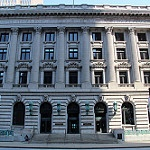
#> input picture query/buildings/53.jpg, 150 x 150 px, given as the content of the folder db, which was not available
$ jupyter execute test.ipynb   (older library calls are emulated)
#> lines starting #> are read from the running program, lines starting #| are printed output that depends on the picture; after the words box and inside, x2 and y2 are one past the last pixel; in counts of white or black regions, pixels touching at a corner belong together; pictures that were not available may be replaced by others from this repository, and a replacement may not be noted
[cell 1]
import os
import cv2
import numpy as np
import matplotlib.pyplot as plt
try:
    from skimage.feature.texture import greycomatrix, greycoprops
except ImportError:
    from skimage.feature import greycomatrix, greycoprops
from skimage.filters import threshold_otsu
from scipy.stats import skew, kurtosis
from sklearn.preprocessing import StandardScaler
from sklearn.metrics import pairwise_distances
from typing import List, Tuple

# --------------------------
# Feature extraction utils
# --------------------------

def read_image_rgb(path: str):
    """Read image using OpenCV and return as RGB uint8 array."""
    bgr = cv2.imread(path, cv2.IMREAD_COLOR)
    if bgr is None:
        raise FileNotFoundError(f"Cannot read image: {path}")
    rgb = cv2.cvtColor(bgr, cv2.COLOR_BGR2RGB)
    return rgb

def extract_hsv_histogram(img_rgb: np.ndarray, bins=(16,8,8)) -> np.ndarray:
    """
    Compute normalized HSV histogram (flattened).
    bins: tuple (H_bins, S_bins, V_bins)
    """
    hsv = cv2.cvtColor(img_rgb, cv2.COLOR_RGB2HSV)
    hist = cv2.calcHist([hsv], [0,1,2], None, bins,
                        [0,180,0,256,0,256])  # OpenCV H range 0-180
    hist = hist.flatten().astype('float32')
    # L1 normalize
    s = hist.sum()
    if s > 0:
        hist /= s
    return hist

def extract_hsv_stats(img_rgb: np.ndarray) -> np.ndarray:
    """
    Compute mean, std, skewness, kurtosis for each HSV channel.
    Returns 12 values (4 stats × 3 channels).
    """
    hsv = cv2.cvtColor(img_rgb, cv2.COLOR_RGB2HSV).astype('float32')
    stats = []
    for ch in range(3):
        vals = hsv[:,:,ch].flatten()
        stats.append(vals.mean())
        stats.append(vals.std(ddof=0))
        stats.append(skew(vals))
        stats.append(kurtosis(vals))
    return np.array(stats, dtype='float32')

def extract_glcm_features(img_rgb: np.ndarray, distances=[1], levels=16) -> np.ndarray:
    """
    Compute GLCM features averaged over angles (0,45,90,135).
    Returns contrast, correlation, energy, homogeneity (4 values).
    We quantize grayscale image to `levels` (e.g., 16).
    """
    gray = cv2.cvtColor(img_rgb, cv2.COLOR_RGB2GRAY)
    # Quantize to levels (0..levels-1)
    if gray.dtype != np.uint8:
        gray = gray.astype('uint8')
    q = (gray.astype('float32') * (levels - 1) / 255.0).round().astype('uint8')
    # angles in radians
    angles = [0, np.pi/4, np.pi/2, 3*np.pi/4]
    # compute glcm (skimage expects values in [0, levels-1])
    # Use symmetric and normed so values are comparable
    G = greycomatrix(q, distances=distances, angles=angles, levels=levels,
                     symmetric=True, normed=True)
    # props to extract
    props = []
    for prop in ['contrast', 'correlation', 'energy', 'homogeneity']:
        p = greycoprops(G, prop)  # shape (len(distances), len(angles))
        # average across distances and angles
        props.append(p.mean())
    return np.array(props, dtype='float32')

def extract_shape_features(img_rgb: np.ndarray) -> np.ndarray:
    """
    Compute shape features based on Otsu threshold:
    - area (largest contour)
    - perimeter
    - aspect_ratio (w/h of bounding box)
    - extent (area / bbox_area)
    - solidity (area / convex_hull_area)
    - circularity (4*pi*area / perimeter^2)
    Returns 6 values.
    """
    gray = cv2.cvtColor(img_rgb, cv2.COLOR_RGB2GRAY)
    # Otsu threshold
    try:
        th = threshold_otsu(gray)
        _, bw = cv2.threshold(gray, int(th), 255, cv2.THRESH_BINARY)
    except Exception:
        # fallback to Otsu via OpenCV
        _, bw = cv2.threshold(gray, 0, 255, cv2.THRESH_BINARY + cv2.THRESH_OTSU)

    # find contours
    contours, _ = cv2.findContours(bw, cv2.RETR_EXTERNAL, cv2.CHAIN_APPROX_SIMPLE)
    if not contours:
        # return zeros if nothing found
        return np.zeros(6, dtype='float32')

    # pick largest contour by area
    c = max(contours, key=cv2.contourArea)
    area = cv2.contourArea(c)
    perimeter = cv2.arcLength(c, True)
    x,y,w,h = cv2.boundingRect(c)
    bbox_area = w * h if (w*h) > 0 else 1.0
    aspect_ratio = float(w) / float(h) if h > 0 else 0.0
    extent = float(area) / float(bbox_area)
    # solidity = area / convexHullArea
    hull = cv2.convexHull(c)
    hull_area = cv2.contourArea(hull) if hull is not None else 0.0
    solidity = float(area) / hull_area if hull_area > 0 else 0.0
    # circularity
    circularity = 4.0 * np.pi * area / (perimeter * perimeter) if perimeter > 0 else 0.0

    feats = np.array([area, perimeter, aspect_ratio, extent, solidity, circularity], dtype='float32')
    return feats

def extract_features_from_path(path: str, config: str = 'C') -> np.ndarray:
    """
    Extract feature vector for an image path.
    config: 'A' -> color only, 'B' -> glcm only, 'C' -> combined (color+glcm+shape)
    """
    img = read_image_rgb(path)
    feats = []
    if config in ('A', 'C'):
        hist = extract_hsv_histogram(img, bins=(16,8,8))
        stats = extract_hsv_stats(img)
        feats.append(hist)
        feats.append(stats)
    if config in ('B', 'C'):
        glcm = extract_glcm_features(img, distances=[1], levels=16)
        feats.append(glcm)
    if config == 'C':
        shape = extract_shape_features(img)
        feats.append(shape)
    # concatenate
    if feats:
        return np.concatenate(feats).astype('float32')
    else:
        return np.array([], dtype='float32')

# --------------------------
# Indexing and searching
# --------------------------

def build_index(db_folder: str, config: str = 'C') -> Tuple[List[str], np.ndarray, StandardScaler]:
    """
    Build index: iterate files in db_folder, extract features based on config.
    Returns: list of file paths (order), feature_matrix (n_samples x n_features), fitted StandardScaler
    """
    img_paths = []
    for fn in sorted(os.listdir(db_folder)):
        full = os.path.join(db_folder, fn)
        if os.path.isfile(full):
            img_paths.append(full)

    features = []
    valid_paths = []
    for p in img_paths:
        try:
            fv = extract_features_from_path(p, config=config)
#> in read_image_rgb, bgr is the input picture: shape (150, 150, 3); mean B, G, R 123.1, 113.5, 104.7
#> in extract_hsv_histogram, `hsv = cv2.cvtColor(img_rgb, cv2.COLOR_RGB2HSV)`: hsv: shape (150, 150, 3); mean H, S, V 92, 63.2, 125.5
#> in extract_hsv_histogram, `hist = hist.flatten().astype('float32')`: hist = 1024 values, max 2242 at index 588, min 0 at index 15, mean 21.97
#> in extract_hsv_histogram, `s = hist.sum()`: s = 22500
#> in extract_hsv_histogram, `hist /= s`: hist = 1024 values, max 0.0996 at index 588, min 0 at index 15, mean 0.000977
#> in extract_hsv_stats, `hsv = cv2.cvtColor(img_rgb, cv2.COLOR_RGB2HSV).astype('float32')`:
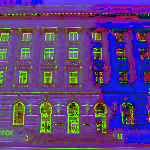
#> hsv: shape (150, 150, 3) float32; mean R, G, B 92, 63.2, 125.5
#> after the loop in extract_hsv_stats, `for ch in range(3):`: stats = [92.03, 38.18, -1.12, 0.561, 63.21, 53.2, 1.94, 4.24, 125.5, 64.89, 0.0613, -0.566]
#> in extract_glcm_features, `gray = cv2.cvtColor(img_rgb, cv2.COLOR_RGB2GRAY)`:
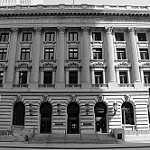
#> gray: shape (150, 150); min 0, max 255, mean 112
#> the loop in extract_glcm_features, `for prop in ['contrast', 'correlation', 'energy', 'homogeneity']:` made 4 passes
#> p on passes 1 to 4: [[4.59, 11.55, 8.75, 11.77]], [[0.84, 0.594, 0.692, 0.586]], [[0.147, 0.107, 0.124, 0.107]], [[0.616, 0.397, 0.494, 0.398]]
#> after the loop in extract_glcm_features, `for prop in ['contrast', 'correlation', 'energy', 'homogeneity']:`: props = [9.16, 0.678, 0.122, 0.476]
#> in extract_shape_features, `th = threshold_otsu(gray)`: th = 113
#> in extract_shape_features, `_, bw = cv2.threshold(gray, int(th), 255, cv2.THRESH_BINARY)`:
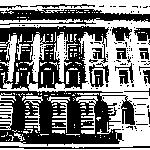
#> bw: shape (150, 150); 48.5% white; 172 white regions (150 under 20 px)
#> in extract_shape_features, `contours, _ = cv2.findContours(bw, cv2.RETR_EXTERNAL, cv2.CHAIN_APPROX..`: contours = 166 contours, 149 with area under 20; largest, box (x1, y1, x2, y2) and area: (0, 18, 150, 148) 6420, (0, 0, 150, 15) 1500, (24, 32, 53, 82) 322, (54, 32, 78, 82) 308, (0, 34, 17, 82) 250
#> in extract_shape_features, `c = max(contours, key=cv2.contourArea)`: c = contour of 527 points, box (x1, y1, x2, y2) (0, 18, 150, 148), area 6420
#> in extract_shape_features, `area = cv2.contourArea(c)`: area = 6419.5
#> in extract_shape_features, `perimeter = cv2.arcLength(c, True)`: perimeter = 1614.4
#> in extract_shape_features, `x,y,w,h = cv2.boundingRect(c)`: x = 0; y = 18; w = 150; h = 130
#> in extract_shape_features, `bbox_area = w * h if (w*h) > 0 else 1.0`: bbox_area = 19500
#> in extract_shape_features, `aspect_ratio = float(w) / float(h) if h > 0 else 0.0`: aspect_ratio = 1.15
#> in extract_shape_features, `extent = float(area) / float(bbox_area)`: extent = 0.329
#> in extract_shape_features, `hull = cv2.convexHull(c)`: hull = contour of 14 points, box (x1, y1, x2, y2) (0, 18, 150, 148), area 18745
#> in extract_shape_features, `hull_area = cv2.contourArea(hull) if hull is not None else 0.0`: hull_area = 18745
#> in extract_shape_features, `solidity = float(area) / hull_area if hull_area > 0 else 0.0`: solidity = 0.342
#> in extract_shape_features, `circularity = 4.0 * np.pi * area / (perimeter * perimeter) if perimete..`: circularity = 0.031
#> in extract_shape_features, `feats = np.array([area, perimeter, aspect_ratio, extent, solidity, cir..`: feats = [6419.5, 1614.4, 1.15, 0.329, 0.342, 0.031]
#> fv = 1046 values, max 6419.5 at index 1040, min -1.12 at index 1026, mean 8.12
            if fv.size == 0:
                continue
            features.append(fv)
            valid_paths.append(p)
        except Exception as e:
            print(f"Skipping {p}: {e}")

    if not features:
        raise RuntimeError("No features extracted from db_folder. Check images and paths.")

    X = np.vstack(features)  # shape (n_samples, n_features)

    # Standardize features (fit on DB)
    scaler = StandardScaler()
    X_scaled = scaler.fit_transform(X)

    return valid_paths, X_scaled, scaler

# [63 lines left out: functions search_query, filename_label, precision_at_k, show_search_results, not called in this run]

# --------------------------
# Example usage
# --------------------------

if __name__ == "__main__":
    # PUT YOUR PATHS HERE
    DB_FOLDER = "db"       # folder with database images
    QUERY_FOLDER = "query" # folder with query images

    # Choose configuration: 'A' (color), 'B' (GLCM), 'C' (combined).
    CONFIG = 'C'
    METRIC = 'cosine'  # or 'euclidean'

    # Build index (extract features for DB)
    print("Building index...")
    db_paths, X_scaled, scaler = build_index(DB_FOLDER, config=CONFIG)
#> db_paths = ['db/53.jpg']
    print(f"Indexed {len(db_paths)} images, feature dim = {X_scaled.shape[1]}")
#| Indexed 1 images, feature dim = 1046

    # Loop through queries and display results
    for qfn in sorted(os.listdir(QUERY_FOLDER)):
        qpath = os.path.join(QUERY_FOLDER, qfn)
        if not os.path.isfile(qpath):
            continue
        print(f"\nSearching for query: {qpath}")
        results = search_query(qpath, db_paths, X_scaled, scaler, config=CONFIG, metric=METRIC, topk=5)
        # print results
        for rank, (p, d) in enumerate(results, start=1):
            print(f"Rank {rank}: {os.path.basename(p)}  Dist={d:.6f}")
        # show images
        show_search_results(qpath, results)
        # compute Precision@5 if labels are available
        p5 = precision_at_k(results, qpath, k=5)
        print(f"Precision@5 = {p5:.2f}")
